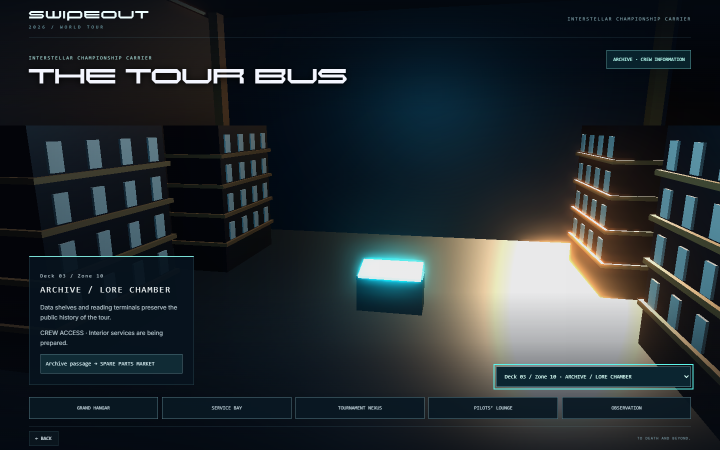
#> input picture tmp/blockout-archive.png, 1440 x 900 px (shown at 1/2 size); its folder holds only this picture in this run
$ python blockout-contact.py
#> lines starting #> are read from the running program, lines starting #| are printed output that depends on the picture
from PIL import Image, ImageOps, ImageDraw
from pathlib import Path
files=[p for p in Path('tmp').glob('blockout-*.png') if p.name!='blockout-contact.png' and p.name!='blockout-mobile.png']
canvas=Image.new('RGB',(1500,((len(files)+2)//3)*330),'#07121c');d=ImageDraw.Draw(canvas)
#> after `canvas = Image.new('RGB', (1500, (len(files) + 2) // 3 * 330), '#07121`:
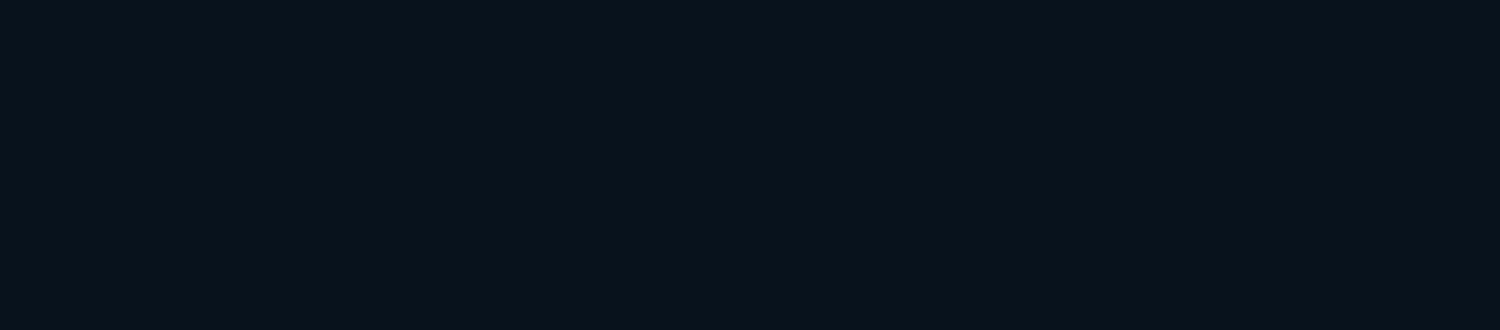
#> canvas: PIL image 1500x330 RGB; mean R, G, B 7, 18, 28
for i,p in enumerate(files):
 im=Image.open(p);im.thumbnail((500,300));x=(i%3)*500;y=(i//3)*330;canvas.paste(im,(x,y+25));d.text((x+8,y+5),p.stem,fill='white')
#> further down, im is the input picture: PIL image 1440x900 RGB; mean R, G, B 36.3, 44, 48.1
#> after `im.thumbnail((500, 300))`:
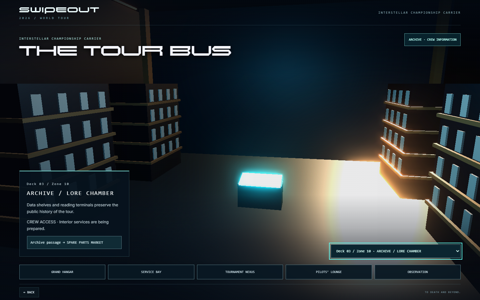
#> im: PIL image 480x300 RGB; mean R, G, B 36.3, 44, 48.1
#> after `canvas.paste(im, (x, y + 25))`:
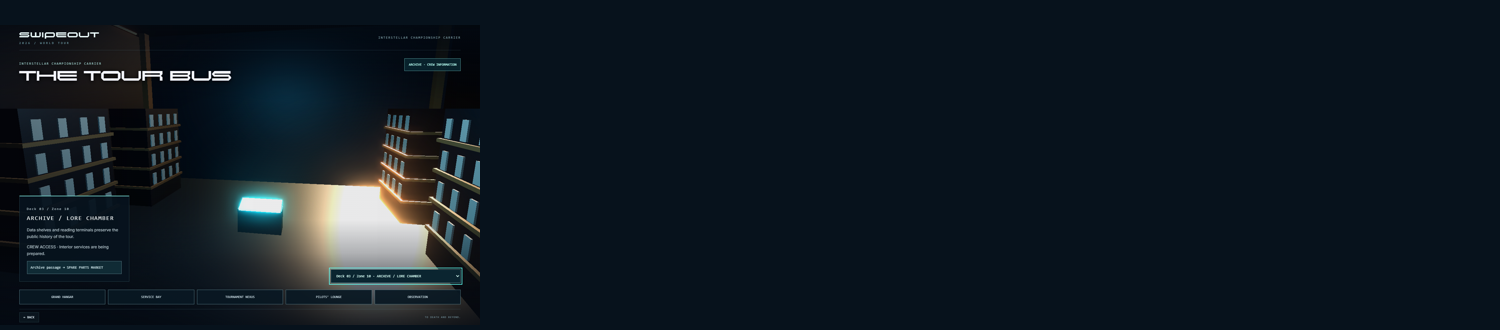
#> canvas: PIL image 1500x330 RGB; mean R, G, B 15.5, 25.5, 33.8
canvas.save('tmp/blockout-contact.jpg')

$ run again, on tmp/blockout-market.png
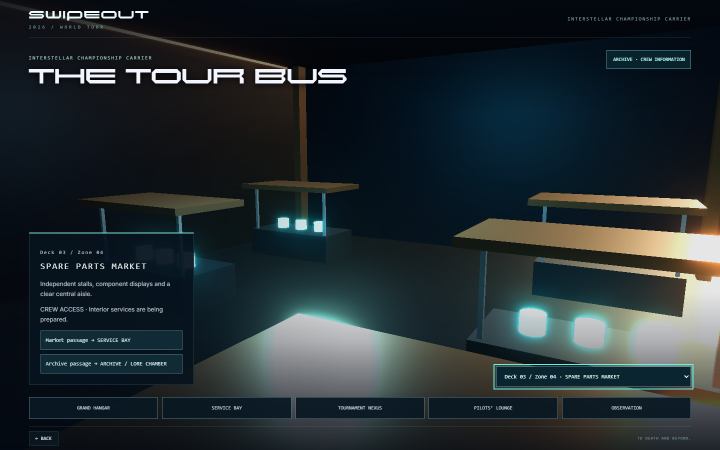
#> input picture tmp/blockout-market.png, 1440 x 900 px (shown at 1/2 size)
#> im is the input picture: PIL image 1440x900 RGB; mean R, G, B 34.2, 43.9, 47.8
#> `im.thumbnail((500, 300))`:
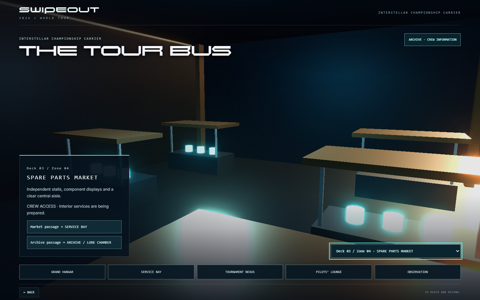
#> im: PIL image 480x300 RGB; mean R, G, B 34.2, 43.9, 47.7
#> `canvas.paste(im, (x, y + 25))`:
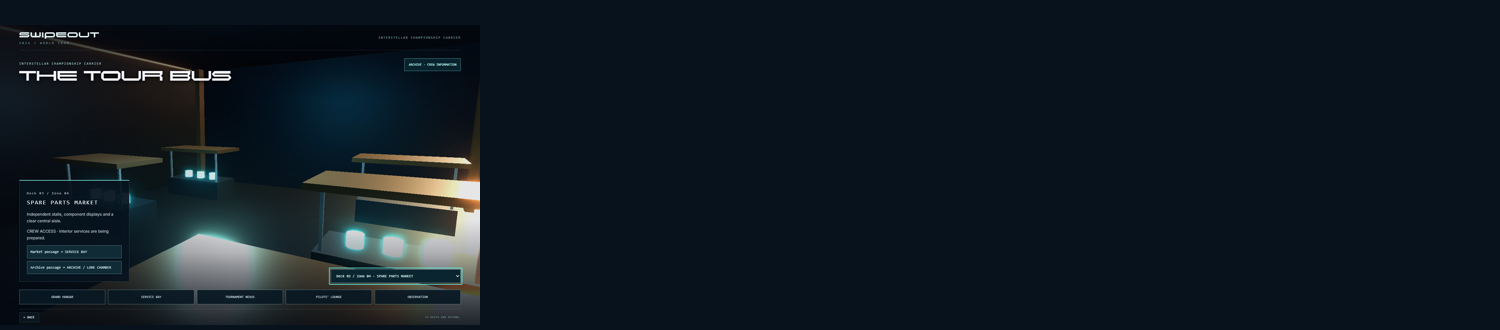
#> canvas: PIL image 1500x330 RGB; mean R, G, B 14.9, 25.5, 33.7
